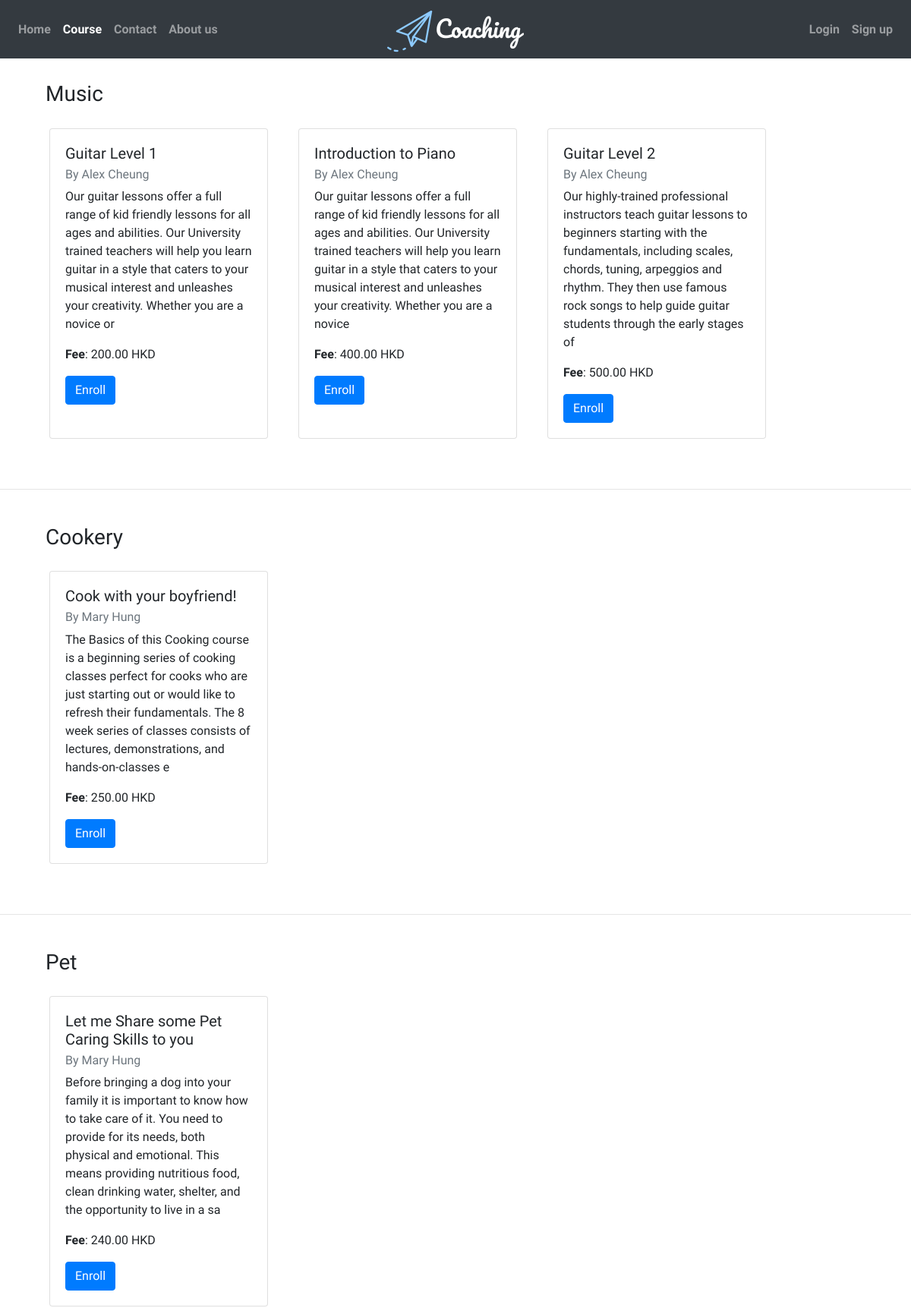
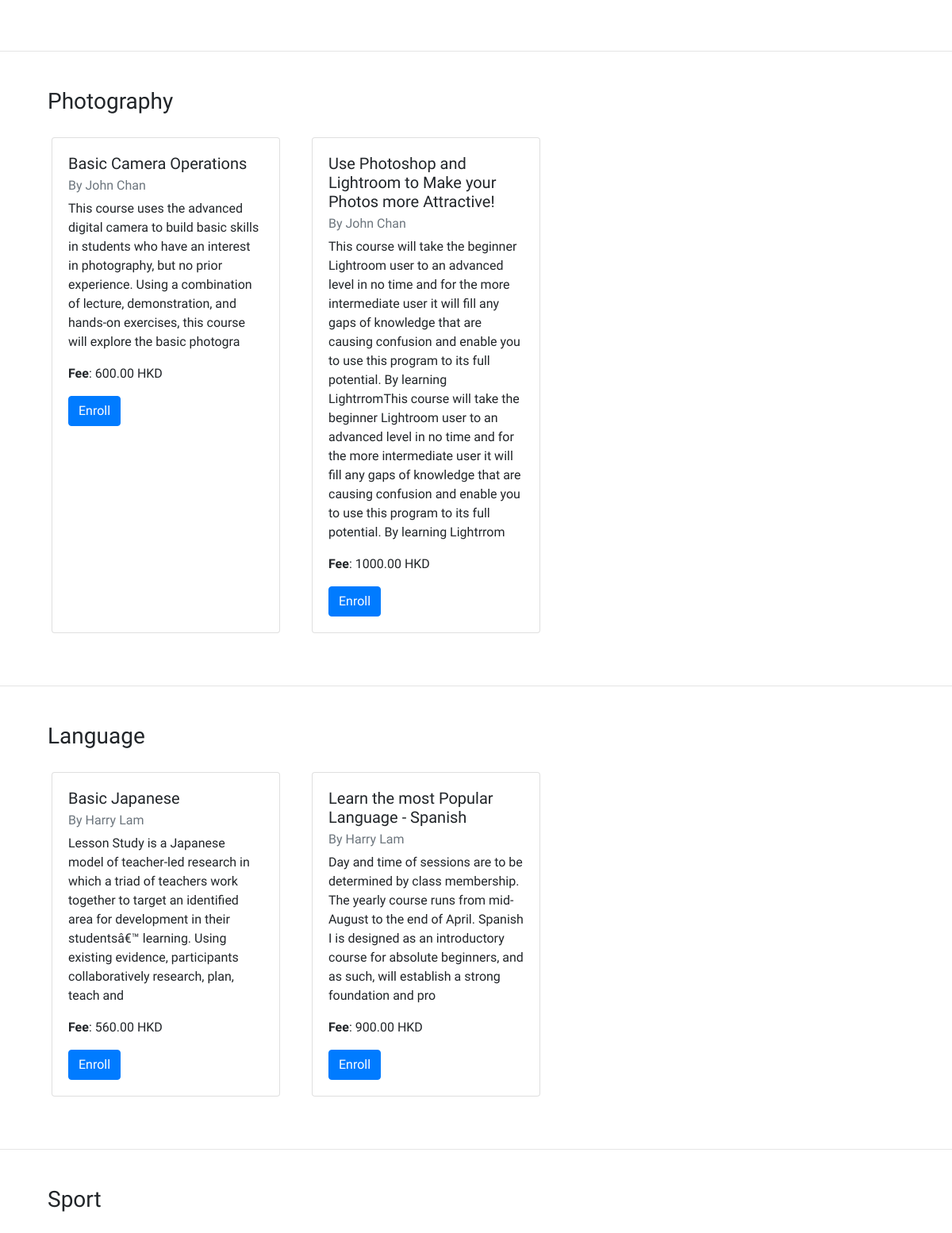
The page /availableCourse_old.php (upper part) on the database its author committed (2 pictures, top to bottom).
### tables this page shows
CREATE TABLE `courseinfo` (
  `courseId` int(255) NOT NULL,
  `courseName` varchar(255) DEFAULT NULL,
  `courseCategory` varchar(255) DEFAULT NULL,
  `courseContent` text,
  `courseFee` decimal(8,2) DEFAULT NULL,
  `courseImage` longblob,
  `createdBy` int(255) DEFAULT NULL,
  `skypeId` varchar(255) DEFAULT NULL
);

CREATE TABLE `users` (
  `userid` int(255) NOT NULL,
  `username` varchar(255) NOT NULL,
  `userpw` varchar(255) NOT NULL,
  `usertype` tinyint(4) NOT NULL
);

### availableCourse_old.php (the view, shortened to what this page needs)
<!DOCTYPE html>
<html lang="en">
<head>
    <link rel="stylesheet" href="https://stackpath.bootstrapcdn.com/bootstrap/4.4.1/css/bootstrap.min.css"
>
    <link rel="stylesheet" href="./style.css">
</head>
<body>
    <nav class="navbar navbar-expand-lg navbar-dark bg-dark sticky-top">
        <div class="navbar-collapse collapse w-100 order-1 order-md-0 dual-collapse2">
            <ul class="navbar-nav mr-auto">
                <li class="nav-item">
                    <a class="nav-link" href="./index.php">Home</a>
                </li>
                <li class="nav-item active">
                    <a class="nav-link" href="./availableCourse.php">Course</a>
                </li>
                <li class="nav-item">
                    <a class="nav-link" href="./contactUs.php">Contact</a>
                </li>
                <li class="nav-item">
                    <a class="nav-link" href="./aboutus.php">About us</a>
                </li>
            </ul>
        </div>
        <div class="mx-auto order-0">
            <img src="./images/logo.png" alt="">
        </div>
        <?php
            if (isset($_SESSION["userid"])){
                if($_SESSION["usertype"] == 1){
                    $username = $_SESSION["username"];
                    print('<div class="navbar-collapse collapse w-100 order-3 dual-collapse2">');
                    print('<ul class="navbar-nav ml-auto">');
                    print('<li class="nav-item active dropdown">');
                        print('<a class="nav-link dropdown-toggle" href="" id="teacherDropDownMenu" data-toggle="dropdown" aria-haspopup="true" aria-expanded="false">Hi, ' . "$username</a>");
                        print('
                            <div class="dropdown-menu" aria-labelledby="teacherDropDownMenu">
                              <h6 class="dropdown-header">Your courses</h6>
                              <a class="dropdown-item" href="createdCourses.php">Created courses</a>
                              <a class="dropdown-item" href="enrolledCourse.php">Enrolled courses</a>
                              <hr>
                              <h6 class="dropdown-header">Other actions</h6>
                              <a class="dropdown-item" href="availableCourse.php">Available courses</a>
                              <a class="dropdown-item" href="createCourseForm.php">Create your course</a>
                            </div>
                        ');
                    print('</li>');
                    print('<li class="nav-item active">');
                    print('<a class="nav-link" href="logout.php" id="logoutBtn">Logout</a>');
                    print('</li>');
                    print('</ul>');
                    print('</div>');
                }else{
                    $username = $_SESSION["username"];
                    print('<div class="navbar-collapse collapse w-100 order-3 dual-collapse2">');
                    print('<ul class="navbar-nav ml-auto">');
                    print('<li class="nav-item active dropdown">');
                        print('<a class="nav-link dropdown-toggle" href="" id="teacherDropDownMenu" data-toggle="dropdown" aria-haspopup="true" aria-expanded="false">Hi, ' . "$username</a>");
                        print('
                            <div class="dropdown-menu" aria-labelledby="teacherDropDownMenu">
                              <h6 class="dropdown-header">Your courses</h6>
                              <a class="dropdown-item" href="enrolledCourse.php">Enrolled courses</a>
                              <hr>
                              <h6 class="dropdown-header">Other actions</h6>
                              <a class="dropdown-item" href="availableCourse.php">Available courses</a>
                            </div>
                        ');
                    print('</li>');
                    print('<li class="nav-item active">');
                    print('<a class="nav-link" href="logout.php" id="logoutBtn">Logout</a>');
                    print('</li>');
                    print('</ul>');
                    print('</div>');
                }
            }else{
                print('
                    <div class="navbar-collapse collapse w-100 order-3 dual-collapse2">
                    <ul class="navbar-nav ml-auto">
                    <li class="nav-item">
                    <a class="nav-link" href="./login.html">Login</a>
                    </li>
                    <li class="nav-item">
                    <a class="nav-link" href="./signup.html">Sign up</a>
                    </li>
                    </ul>
                    </div>');
            }
            ?>
    </nav>
    <?php
    $servername = "localhost";
    $dbusername = "coachingAdmin";
    $dbpassword = "admin3105";
    $dbname = "coachingdb";
    $conn = mysqli_connect($servername, $dbusername, $dbpassword) or die("Connection failed");
    mysqli_select_db($conn, $dbname) or die("Could not select database");
    ?>
    <div class="container indexDiscover">
      <div class="row">
        <div class="col-12">
          <h3>Music</h3>
        </div>
      </div>
      <div class="row">
        <?php
        $result = mysqli_query($conn, "SELECT * FROM courseinfo WHERE courseCategory='Music'");
        $num_rows = mysqli_num_rows($result);
        if ($num_rows > 0){
            while($row = mysqli_fetch_assoc($result)){
                $name = $row["courseName"];
                $content = $row["courseContent"];
                $fee = $row["courseFee"];
                $createdid = $row["createdBy"];
                $teacherResult = mysqli_query($conn, "SELECT username FROM users WHERE userid=$createdid");
                $namerow = mysqli_fetch_row($teacherResult);
                $teacherName = $namerow[0];
                print('<div class="card" style="width: 18rem;">');
                    print('<div class="card-body">');
                        print("<h5 class=\"card-title\">$name</h5>");
                        print("<h6 class=\"card-subtitle mb-2 text-muted\">By $teacherName</h6>");
                        print("<p class=\"card-text\">$content</p>");
                        print("<p><span class=\"prefix\">Fee</span>: $fee HKD</p>");
                        print("<a href=\"\" class=\"btn btn-primary\">Enroll</a>");
                    print("</div>");
                print("</div>");
            }
        }
        ?>
      </div>
    </div>
    <hr>
    <div class="container indexDiscover">
      <div class="row">
        <div class="col-12">
          <h3>Cookery</h3>
        </div>
      </div>
      <div class="row">
        <?php
        $result = mysqli_query($conn, "SELECT * FROM courseinfo WHERE courseCategory='Cookery'");
        $num_rows = mysqli_num_rows($result);
        if ($num_rows > 0){
            while($row = mysqli_fetch_assoc($result)){
                $name = $row["courseName"];
                $content = $row["courseContent"];
                $fee = $row["courseFee"];
                $createdid = $row["createdBy"];
                $teacherResult = mysqli_query($conn, "SELECT username FROM users WHERE userid=$createdid");
                $namerow = mysqli_fetch_row($teacherResult);
                $teacherName = $namerow[0];
                print('<div class="card" style="width: 18rem;">');
                    print('<div class="card-body">');
                        print("<h5 class=\"card-title\">$name</h5>");
                        print("<h6 class=\"card-subtitle mb-2 text-muted\">By $teacherName</h6>");
                        print("<p class=\"card-text\">$content</p>");
                        print("<p><span class=\"prefix\">Fee</span>: $fee HKD</p>");
                        print("<a href=\"\" class=\"btn btn-primary\">Enroll</a>");
                    print("</div>");
                print("</div>");
            }
        }
        ?>
      </div>
    </div>
    <hr>
    <div class="container indexDiscover">
      <div class="row">
        <div class="col-12">
          <h3>Pet</h3>
        </div>
      </div>
      <div class="row">
        <?php
        $result = mysqli_query($conn, "SELECT * FROM courseinfo WHERE courseCategory='Pet'");
        $num_rows = mysqli_num_rows($result);
        if ($num_rows > 0){
            while($row = mysqli_fetch_assoc($result)){
                $name = $row["courseName"];
                $content = $row["courseContent"];
                $fee = $row["courseFee"];
                $createdid = $row["createdBy"];
                $teacherResult = mysqli_query($conn, "SELECT username FROM users WHERE userid=$createdid");
                $namerow = mysqli_fetch_row($teacherResult);
                $teacherName = $namerow[0];
                print('<div class="card" style="width: 18rem;">');
                    print('<div class="card-body">');
                        print("<h5 class=\"card-title\">$name</h5>");
                        print("<h6 class=\"card-subtitle mb-2 text-muted\">By $teacherName</h6>");
                        print("<p class=\"card-text\">$content</p>");
                        print("<p><span class=\"prefix\">Fee</span>: $fee HKD</p>");
                        print("<a href=\"\" class=\"btn btn-primary\">Enroll</a>");
                    print("</div>");
                print("</div>");
            }
        }
        ?>
      </div>
    </div>
    <hr>
    <div class="container indexDiscover">
      <div class="row">
        <div class="col-12">
          <h3>Photography</h3>
        </div>
      </div>
      <div class="row">
        <?php
        $result = mysqli_query($conn, "SELECT * FROM courseinfo WHERE courseCategory='Photography'");
        $num_rows = mysqli_num_rows($result);
        if ($num_rows > 0){
            while($row = mysqli_fetch_assoc($result)){
                $name = $row["courseName"];
                $content = $row["courseContent"];
                $fee = $row["courseFee"];
                $createdid = $row["createdBy"];
                $teacherResult = mysqli_query($conn, "SELECT username FROM users WHERE userid=$createdid");
                $namerow = mysqli_fetch_row($teacherResult);
                $teacherName = $namerow[0];
                print('<div class="card" style="width: 18rem;">');
                    print('<div class="card-body">');
                        print("<h5 class=\"card-title\">$name</h5>");
                        print("<h6 class=\"card-subtitle mb-2 text-muted\">By $teacherName</h6>");
                        print("<p class=\"card-text\">$content</p>");
                        print("<p><span class=\"prefix\">Fee</span>: $fee HKD</p>");
                        print("<a href=\"\" class=\"btn btn-primary\">Enroll</a>");
                    print("</div>");
                print("</div>");
            }
        }
        ?>
      </div>
    </div>
    <hr>
    <div class="container indexDiscover">
      <div class="row">
        <div class="col-12">
          <h3>Language</h3>
        </div>
      </div>
      <div class="row">
        <?php
        $result = mysqli_query($conn, "SELECT * FROM courseinfo WHERE courseCategory='Language'");
        $num_rows = mysqli_num_rows($result);
        if ($num_rows > 0){
            while($row = mysqli_fetch_assoc($result)){
                $name = $row["courseName"];
                $content = $row["courseContent"];
                $fee = $row["courseFee"];
                $createdid = $row["createdBy"];
                $teacherResult = mysqli_query($conn, "SELECT username FROM users WHERE userid=$createdid");
                $namerow = mysqli_fetch_row($teacherResult);
                $teacherName = $namerow[0];
                print('<div class="card" style="width: 18rem;">');
                    print('<div class="card-body">');
                        print("<h5 class=\"card-title\">$name</h5>");
                        print("<h6 class=\"card-subtitle mb-2 text-muted\">By $teacherName</h6>");
                        print("<p class=\"card-text\">$content</p>");
                        print("<p><span class=\"prefix\">Fee</span>: $fee HKD</p>");
                        print("<a href=\"\" class=\"btn btn-primary\">Enroll</a>");
                    print("</div>");
                print("</div>");
            }
        }
        ?>
      </div>
    </div>
    <hr>
    <div class="container indexDiscover">
      <div class="row">
        <div class="col-12">
          <h3>Sport</h3>
        </div>
      </div>
      <div class="row">
      </div>
    </div>
</body>
</html>

### style.css (style rules this page uses)
* { padding: 0; margin: 0; font-family: 'Baloo 2', cursive; }
#indexDiscover, .indexDiscover { padding: 30px; }
nav { font-weight: bold; }
.prefix { font-weight: bold; }

### availableCourse_old.php (style rules this page uses)
.card { margin: 20px; }

### rows shown on the page
courseinfo: courseName "Guitar Level 1", users.username "Alex Cheung", courseContent "Our guitar lessons offer a full range of kid friendly lessons for all ages and abilities. Our University trained teachers will help you learn guitar in a style that caters to your musical interest and unleashes your creativity. Whether you are a novice or", courseFee "200.00"
courseinfo: courseName "Introduction to Piano", users.username "Alex Cheung", courseContent "Our guitar lessons offer a full range of kid friendly lessons for all ages and abilities. Our University trained teachers will help you learn guitar in a style that caters to your musical interest and unleashes your creativity. Whether you are a novice", courseFee "400.00"
courseinfo: courseName "Guitar Level 2", users.username "Alex Cheung", courseContent "Our highly-trained professional instructors teach guitar lessons to beginners starting with the fundamentals, including scales, chords, tuning, arpeggios and rhythm. They then use famous rock songs to help guide guitar students through the early stages of", courseFee "500.00"
courseinfo: courseName "Cook with your boyfriend!", users.username "Mary Hung", courseContent "The Basics of this Cooking course is a beginning series of cooking classes perfect for cooks who are just starting out or would like to refresh their fundamentals. The 8 week series of classes consists of lectures, demonstrations, and hands-on-classes e", courseFee "250.00"
courseinfo: courseName "Let me Share some Pet Caring Skills to you", users.username "Mary Hung", courseContent "Before bringing a dog into your family it is important to know how to take care of it. You need to provide for its needs, both physical and emotional. This means providing nutritious food, clean drinking water, shelter, and the opportunity to live in a sa", courseFee "240.00"
courseinfo: courseName "Basic Camera Operations", users.username "John Chan", courseContent "This course uses the advanced digital camera to build basic skills in students who have an interest in photography, but no prior experience. Using a combination of lecture, demonstration, and hands-on exercises, this course will explore the basic photogra", courseFee "600.00"
courseinfo: courseName "Use Photoshop and Lightroom to Make your Photos more Attractive!", users.username "John Chan", courseContent "This course will take the beginner Lightroom user to an advanced level in no time and for the more intermediate user it will fill any gaps of knowledge that are causing confusion and enable you to use this program to its full potential. By learning LightrromThis course will take the beginner Lightroom user to an advanced level in no time and for the more intermediate user it will fill any gaps of knowledge that are causing confusion and enable you to use this program to its full potential. By learning Lightrrom", courseFee "1000.00"
courseinfo: courseName "Basic Japanese", users.username "Harry Lam", courseContent "Lesson Study is a Japanese model of teacher-led research in which a triad of teachers work together to target an identified area for development in their studentsâ€™ learning. Using existing evidence, participants collaboratively research, plan, teach and", courseFee "560.00"
courseinfo: courseName "Learn the most Popular Language - Spanish", users.username "Harry Lam", courseContent "Day and time of sessions are to be determined by class membership. The yearly course runs from mid-August to the end of April. Spanish I is designed as an introductory course for absolute beginners, and as such, will establish a strong foundation and pro", courseFee "900.00"
